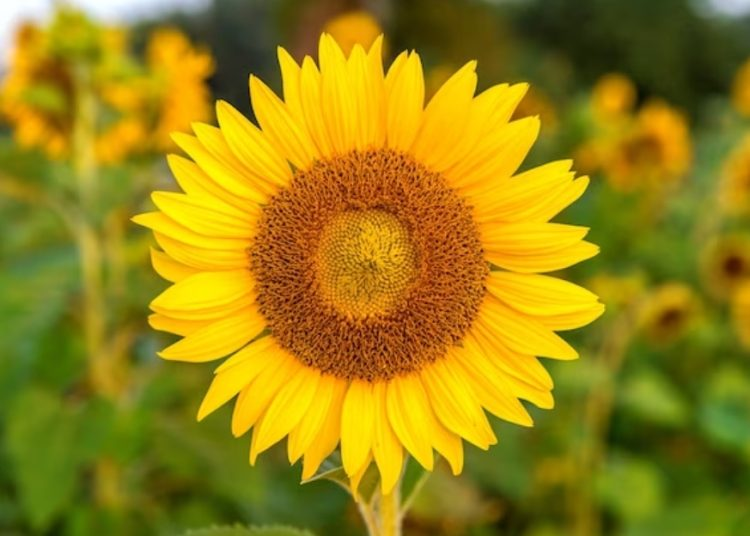
#> input picture pertemuan 3/image3.jpg, 750 x 536 px
$ python noise.py
#> lines starting #> are read from the running program, lines starting #| are printed output that depends on the picture
import cv2
import numpy as np
from matplotlib import pyplot as plt

# Fungsi untuk menampilkan gambar
def display_image(image, title, position):
    plt.subplot(3, 2, position)
    plt.imshow(image, cmap='gray')
    plt.title(title)
    plt.axis('off')

# Load a noisy image
image_path = 'image3.jpg'
image = cv2.imread(image_path, cv2.IMREAD_GRAYSCALE)  # Pastikan gambar memiliki noise
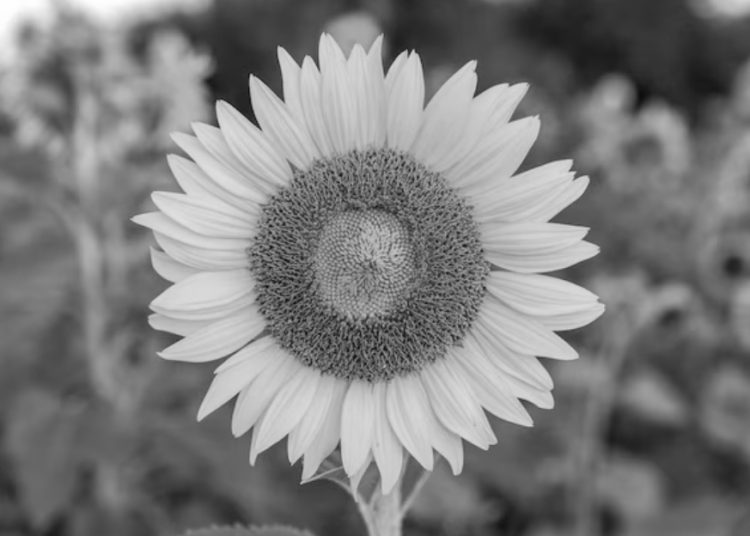
#> image: shape (536, 750); min 13, max 254, mean 124.7

if image is None:
    print("Error: Could not load image. Please check the file path.")
else:
    # Display original noisy image
    plt.figure(figsize=(15, 10))
    display_image(image, "Original Noisy Image", 1)

    # 1. Noise Reduction Filters

    # Apply Mean filter
    mean_filtered = cv2.blur(image, (5, 5))
    display_image(mean_filtered, "Mean Filtered Image", 2)

    # Apply Median filter
    median_filtered = cv2.medianBlur(image, 5)
    display_image(median_filtered, "Median Filtered Image", 3)

    # Apply Gaussian filter
    gaussian_filtered = cv2.GaussianBlur(image, (5, 5), 0)
    display_image(gaussian_filtered, "Gaussian Filtered Image", 4)

    # 2. Histogram Equalization for Contrast Enhancement
    equalized_image = cv2.equalizeHist(image)
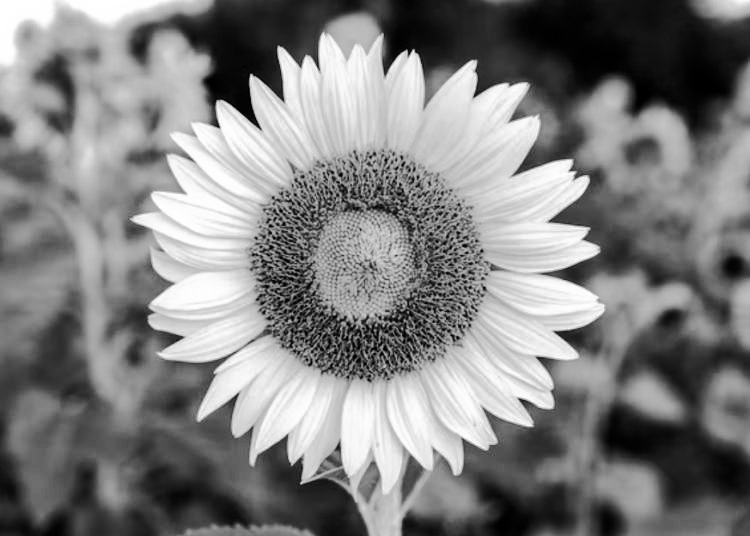
#> equalized_image: shape (536, 750); min 0, max 255, mean 128.3
    display_image(equalized_image, "Histogram Equalized Image", 5)

    # 3. Geometric Transformations: Rotation and Scaling

    # Define rotation matrix
    (h, w) = image.shape[:2]
#> h = 536; w = 750
    center = (w // 2, h // 2)
#> center = (375, 268)
    angle = 45  # Rotate by 45 degrees
    scale = 1.2  # Scale by 120%

    # Get rotation matrix and perform rotation and scaling
    rotation_matrix = cv2.getRotationMatrix2D(center, angle, scale)
    rotated_scaled_image = cv2.warpAffine(image, rotation_matrix, (w, h))
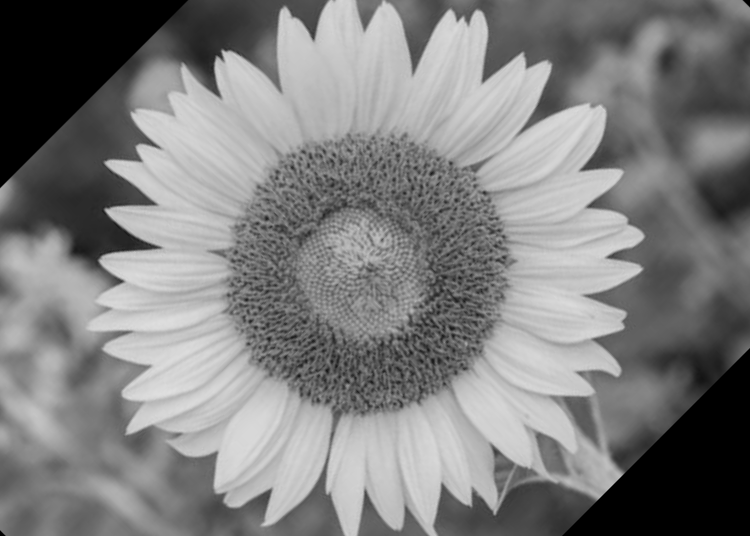
#> rotated_scaled_image: shape (536, 750); min 0, max 224, mean 126.8

    display_image(rotated_scaled_image, "Rotated & Scaled Image", 6)

    # Display all images
    plt.tight_layout()
    plt.show()
